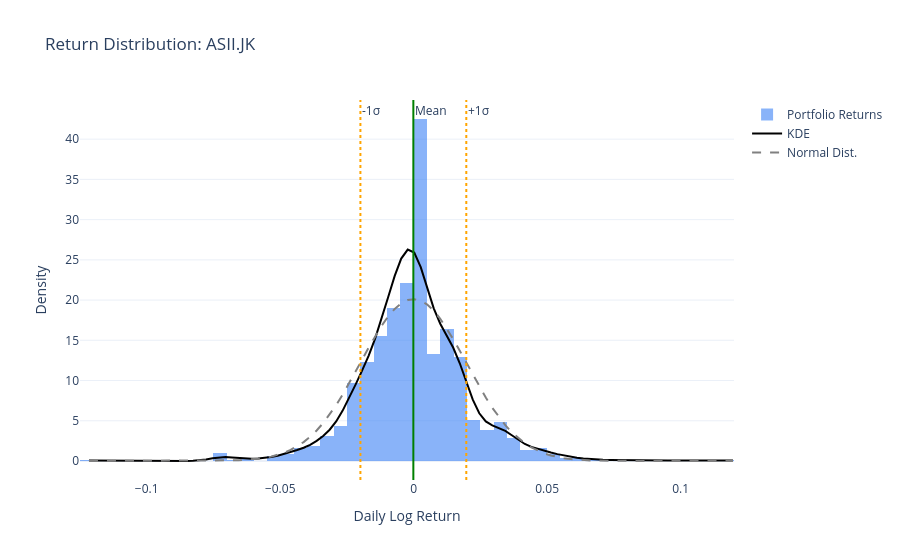

Notebook code for this chart:
### Markdown cell above
## 4. Return Distributions

### Code cell
# Plotting for the first asset as an example
first_asset_weights = np.zeros(len(prices.columns))
first_asset_weights[0] = 1.0
fig = plot_return_distribution(log_returns, first_asset_weights)
fig.update_layout(title=f'Return Distribution: {prices.columns[0]}')
fig.show()
